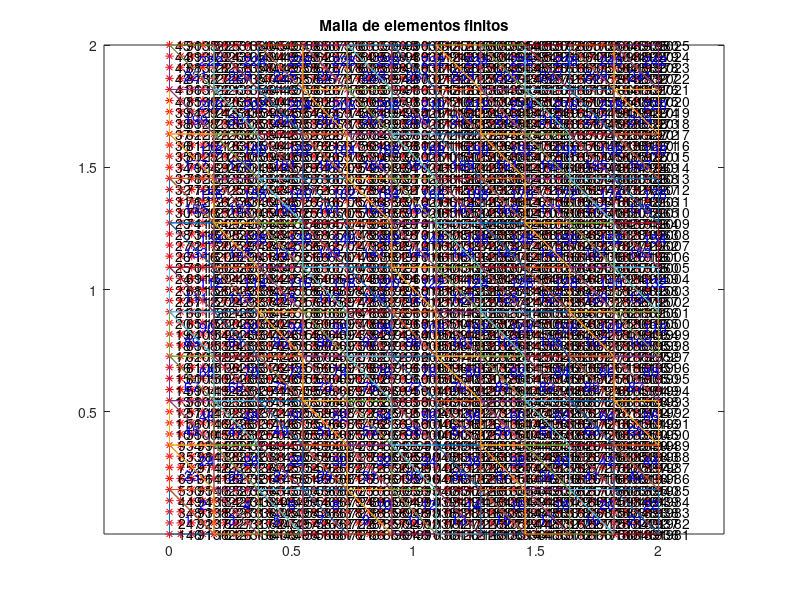

MATLAB code to generate this figure:
clear all
close
clc
%% constantes que ayudarán en la lectura del código
X = 1; Y = 2;

%%
E=24870062;
nu=0.25;
t=0.2;
Lx=2;
Ly=2;

rho=0;

Nx=max(5:4:(10*4+5));
Ny=max(5:4:(10*4+5));

x=linspace(0,Lx,Nx);
y=linspace(0,Ly,Ny);
[Xe,Ye]=meshgrid(x,y);%% grilla coordenadas nudos elemento

plot(Xe,Ye, '*r'),hold on%% grafica nodos elemento finito
Bx = reshape(Xe,[],1);
By = reshape(Ye,[],1);

xnod=[Bx,By];
%% nudos elemento
nnoi =(1:Ny*Nx)';% numero de nodos
nno  = size(xnod,1); % numero de nodos (numero de filas de xnod)
text(Bx,By,num2str(nnoi)),hold on
%% nugos grilla elemento
Nudosg = reshape(nnoi,[Ny,Nx]);

recorridox=5:4:Nx;
Nelex=size(recorridox,2);
recorridoy=5:4:Ny;
Neley=size(recorridoy,2);
nef=Nelex*Neley*2;% numero de EFs (numero de filas de LaG)
%LaG=zeros(nef,9);
LaG1=zeros(nef,15);
LaG2=zeros(nef,15);
LaG=zeros(nef,15);
recorridoLaG=1:2:nef*2;
e=1;
LaGc = cell(nef,1); 
xeg = cell(nef,1); 
yeg = cell(nef,1); 


xe1 =zeros(nef,15);
ye1 =zeros(nef,15);

xe2 =zeros(nef,15);
ye2 =zeros(nef,15);


xe =zeros(nef*2,15);
ye =zeros(nef*2,15);

cg1 = zeros(nef,2); % almacena el centro de gravedad de los EFs
cg2 = zeros(nef,2); % almacena el centro de gravedad de los EFs

cg = zeros(nef*2,2);
for ey=1:(Neley)
    for ex=1:(Nelex)
       %%nudos por elemento
       LaGc{e}=Nudosg((recorridoy(ey)-4):recorridoy(ey),(recorridox(ex)-4):recorridox(ex)); 
       %coordenadas elemento
       xeg{e}=Xe((recorridoy(ey)-4):recorridoy(ey),(recorridox(ex)-4):recorridox(ex)); 
       yeg{e}=Ye((recorridoy(ey)-4):recorridoy(ey),(recorridox(ex)-4):recorridox(ex)); 
       % se determinan las coordenadas de los nodos el EF 
       LaG1(e,:)=[LaGc{e}(1,5),LaGc{e}(5,1),LaGc{e}(1,1),...
                  LaGc{e}(2,4),LaGc{e}(3,3),LaGc{e}(4,2)....
                  LaGc{e}(4,1),LaGc{e}(3,1),LaGc{e}(2,1)...
                  LaGc{e}(1,2),LaGc{e}(1,3),LaGc{e}(1,4)...
                  LaGc{e}(2,3),LaGc{e}(3,2),LaGc{e}(2,2)];
              
       LaG2(e,:)=[LaGc{e}(1,5),LaGc{e}(5,5),LaGc{e}(5,1),...
                  LaGc{e}(2,5),LaGc{e}(3,5),LaGc{e}(4,5)....
                  LaGc{e}(5,4),LaGc{e}(5,3),LaGc{e}(5,2)...
                  LaGc{e}(4,2),LaGc{e}(3,3),LaGc{e}(2,4)...
                  LaGc{e}(3,4),LaGc{e}(4,4),LaGc{e}(4,3)];

       LaG(recorridoLaG(e),:)=LaG1(e,:);
       LaG(recorridoLaG(e)+1,:)=LaG2(e,:);
       
       xe1(e,:)=[xeg{e}(1,5),xeg{e}(5,1),xeg{e}(1,1),...
                 xeg{e}(2,4),xeg{e}(3,3),xeg{e}(4,2)....
                 xeg{e}(4,1),xeg{e}(3,1),xeg{e}(2,1)...
                 xeg{e}(1,2),xeg{e}(1,3),xeg{e}(1,4)...
                 xeg{e}(2,3),xeg{e}(3,2),xeg{e}(2,2)];
       
       xe2(e,:)=[xeg{e}(1,5),xeg{e}(5,5),xeg{e}(5,1),...
                 xeg{e}(2,5),xeg{e}(3,5),xeg{e}(4,5)....
                 xeg{e}(5,4),xeg{e}(5,3),xeg{e}(5,2)...
                 xeg{e}(4,2),xeg{e}(3,3),xeg{e}(2,4)...
                 xeg{e}(3,4),xeg{e}(4,4),xeg{e}(4,3)];
       
       xe(recorridoLaG(e),:)=xe1(e,:);
       xe(recorridoLaG(e)+1,:)=xe2(e,:);
       
       ye1(e,:)=[yeg{e}(1,5),yeg{e}(5,1),yeg{e}(1,1),...
                 yeg{e}(2,4),yeg{e}(3,3),yeg{e}(4,2)....
                 yeg{e}(4,1),yeg{e}(3,1),yeg{e}(2,1)...
                 yeg{e}(1,2),yeg{e}(1,3),yeg{e}(1,4)...
                 yeg{e}(2,3),yeg{e}(3,2),yeg{e}(2,2)];
             
       ye2(e,:)=[yeg{e}(1,5),yeg{e}(5,5),yeg{e}(5,1),...
                 yeg{e}(2,5),yeg{e}(3,5),yeg{e}(4,5)....
                 yeg{e}(5,4),yeg{e}(5,3),yeg{e}(5,2)...
                 yeg{e}(4,2),yeg{e}(3,3),yeg{e}(2,4)...
                 yeg{e}(3,4),yeg{e}(4,4),yeg{e}(4,3)];
       
       ye(recorridoLaG(e),:)=ye1(e,:);
       ye(recorridoLaG(e)+1,:)=ye2(e,:);
       
       % se calcula la posición del centro de gravedad del EF e
       cg1(e,:) = [mean(xe1(e,:)),mean(ye1(e,:))];
       cg2(e,:) = [mean(xe2(e,:)),mean(ye2(e,:))];
       
       cg(recorridoLaG(e),:)=cg1(e,:);
       cg(recorridoLaG(e)+1,:)=cg2(e,:);
       
       % se escribe el numero del EF e
       text(cg1(e,X), cg1(e,Y), num2str(recorridoLaG(e)), 'Color', 'b');
       text(cg2(e,X), cg2(e,Y), num2str(recorridoLaG(e)+1), 'Color', 'b');
       
       plot(xe1(e,[1,4,5,6,2,7,8,9,3,10,11,12,1]),ye1(e,[1,4,5,6,2,7,8,9,3,10,11,12,1]),xe2(e,[1,4,5,6,2,7,8,9,3,10,11,12,1]),ye2(e,[1,4,5,6,2,7,8,9,3,10,11,12,1]))
       e=e+1;
    end
end
axis equal tight
title('Malla de elementos finitos');
mat=ones(nef,1);%% material por elemento finito

%% defino apoyos 
idxNODOr=[Nudosg(1,:)';Nudosg(1,:)'];%%nudos donde hay apoyos por direccion 
dir_desp=[ones(Nx,1);2*ones(Nx,1)];%% defino direcion de desplazamiento
ac=[zeros(Nx,1);zeros(Nx,1)];% desplazamientos conocidos en los apoyos

%% defino cargas
carga=4300/43;
cp=ones(Ny,1)*carga;%5 carga a aplicar por nodo

dir_cp=ones(Ny,1)*2;%% direccion carga
idxNODOp=Nudosg(:,1);%% nudos donde se aplica carga


%% cargas sitribuidas 
idxELEM=221;%% elemento
nodoijk=[45,44,43,42,41];
%% tix	tiy	tjx	tjy	tkx	tky tlx	tly
carga=[0,0,0,0,0,0,0,0,0,0];



